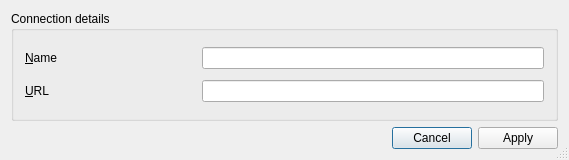
<?xml version="1.0" encoding="UTF-8"?>
<ui version="4.0">
 <class>QgsNewHttpConnectionBase</class>
 <widget class="QDialog" name="QgsNewHttpConnectionBase">
  <property name="geometry">
   <rect>
    <x>0</x>
    <y>0</y>
    <width>569</width>
    <height>160</height>
   </rect>
  </property>
  <property name="windowTitle">
   <string>Create a new WPS connection</string>
  </property>
  <property name="sizeGripEnabled">
   <bool>true</bool>
  </property>
  <property name="modal">
   <bool>true</bool>
  </property>
  <layout class="QGridLayout">
   <item row="0" column="0">
    <widget class="QGroupBox" name="GroupBox1">
     <property name="title">
      <string>Connection details</string>
     </property>
     <layout class="QGridLayout">
      <item row="0" column="0">
       <widget class="QLabel" name="TextLabel1_2">
        <property name="text">
         <string>&amp;Name</string>
        </property>
        <property name="margin">
         <number>5</number>
        </property>
        <property name="buddy">
         <cstring>txtName</cstring>
        </property>
       </widget>
      </item>
      <item row="0" column="1" colspan="2">
       <widget class="QLineEdit" name="txtName">
        <property name="minimumSize">
         <size>
          <width>0</width>
          <height>0</height>
         </size>
        </property>
        <property name="toolTip">
         <string>Name of the new connection</string>
        </property>
        <property name="frame">
         <bool>true</bool>
        </property>
       </widget>
      </item>
      <item row="1" column="0">
       <widget class="QLabel" name="TextLabel1">
        <property name="text">
         <string>&amp;URL</string>
        </property>
        <property name="margin">
         <number>5</number>
        </property>
        <property name="buddy">
         <cstring>txtUrl</cstring>
        </property>
       </widget>
      </item>
      <item row="1" column="1" colspan="2">
       <widget class="QLineEdit" name="txtUrl">
        <property name="toolTip">
         <string>HTTP address of the Web Map Server</string>
        </property>
       </widget>
      </item>
     </layout>
    </widget>
   </item>
   <item row="1" column="0">
    <widget class="QDialogButtonBox" name="buttonBox">
     <property name="standardButtons">
      <set>QDialogButtonBox::Apply|QDialogButtonBox::Cancel</set>
     </property>
    </widget>
   </item>
  </layout>
 </widget>
 <layoutdefault spacing="6" margin="11"/>
 <tabstops>
  <tabstop>txtName</tabstop>
  <tabstop>txtUrl</tabstop>
 </tabstops>
 <resources/>
 <connections>
  <connection>
   <sender>buttonBox</sender>
   <signal>accepted()</signal>
   <receiver>QgsNewHttpConnectionBase</receiver>
   <slot>accept()</slot>
   <hints>
    <hint type="sourcelabel">
     <x>403</x>
     <y>133</y>
    </hint>
    <hint type="destinationlabel">
     <x>430</x>
     <y>98</y>
    </hint>
   </hints>
  </connection>
  <connection>
   <sender>buttonBox</sender>
   <signal>rejected()</signal>
   <receiver>QgsNewHttpConnectionBase</receiver>
   <slot>reject()</slot>
   <hints>
    <hint type="sourcelabel">
     <x>312</x>
     <y>139</y>
    </hint>
    <hint type="destinationlabel">
     <x>426</x>
     <y>38</y>
    </hint>
   </hints>
  </connection>
 </connections>
</ui>
